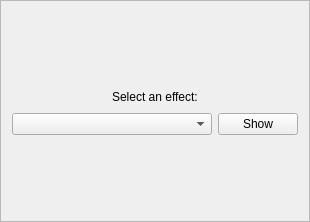
<?xml version="1.0" encoding="UTF-8"?>
<ui version="4.0">
 <class>VstEffectFrame</class>
 <widget class="QFrame" name="VstEffectFrame">
  <property name="geometry">
   <rect>
    <x>0</x>
    <y>0</y>
    <width>285</width>
    <height>222</height>
   </rect>
  </property>
  <property name="maximumSize">
   <size>
    <width>285</width>
    <height>16777215</height>
   </size>
  </property>
  <property name="windowTitle">
   <string>Frame</string>
  </property>
  <property name="frameShape">
   <enum>QFrame::StyledPanel</enum>
  </property>
  <property name="frameShadow">
   <enum>QFrame::Raised</enum>
  </property>
  <layout class="QVBoxLayout" name="verticalLayout">
   <item>
    <spacer name="verticalSpacer">
     <property name="orientation">
      <enum>Qt::Vertical</enum>
     </property>
     <property name="sizeHint" stdset="0">
      <size>
       <width>0</width>
       <height>0</height>
      </size>
     </property>
    </spacer>
   </item>
   <item>
    <layout class="QHBoxLayout" name="horizontalLayout">
     <item>
      <spacer name="horizontalSpacer">
       <property name="orientation">
        <enum>Qt::Horizontal</enum>
       </property>
       <property name="sizeHint" stdset="0">
        <size>
         <width>40</width>
         <height>20</height>
        </size>
       </property>
      </spacer>
     </item>
     <item>
      <widget class="QLabel" name="label">
       <property name="text">
        <string>Select an effect:</string>
       </property>
      </widget>
     </item>
     <item>
      <spacer name="horizontalSpacer_2">
       <property name="orientation">
        <enum>Qt::Horizontal</enum>
       </property>
       <property name="sizeHint" stdset="0">
        <size>
         <width>40</width>
         <height>20</height>
        </size>
       </property>
      </spacer>
     </item>
    </layout>
   </item>
   <item>
    <layout class="QHBoxLayout" name="horizontalLayout_2">
     <item>
      <spacer name="horizontalSpacer_4">
       <property name="orientation">
        <enum>Qt::Horizontal</enum>
       </property>
       <property name="sizeHint" stdset="0">
        <size>
         <width>40</width>
         <height>20</height>
        </size>
       </property>
      </spacer>
     </item>
     <item>
      <widget class="LiveComboBox" name="comboBox_vstSelect">
       <property name="sizePolicy">
        <sizepolicy hsizetype="Maximum" vsizetype="Fixed">
         <horstretch>0</horstretch>
         <verstretch>0</verstretch>
        </sizepolicy>
       </property>
       <property name="minimumSize">
        <size>
         <width>200</width>
         <height>0</height>
        </size>
       </property>
       <property name="maximumSize">
        <size>
         <width>200</width>
         <height>16777215</height>
        </size>
       </property>
      </widget>
     </item>
     <item>
      <widget class="LivePushButton" name="pushButton_show">
       <property name="text">
        <string>Show</string>
       </property>
      </widget>
     </item>
     <item>
      <spacer name="horizontalSpacer_3">
       <property name="orientation">
        <enum>Qt::Horizontal</enum>
       </property>
       <property name="sizeHint" stdset="0">
        <size>
         <width>40</width>
         <height>20</height>
        </size>
       </property>
      </spacer>
     </item>
    </layout>
   </item>
   <item>
    <spacer name="verticalSpacer_2">
     <property name="orientation">
      <enum>Qt::Vertical</enum>
     </property>
     <property name="sizeHint" stdset="0">
      <size>
       <width>0</width>
       <height>0</height>
      </size>
     </property>
    </spacer>
   </item>
  </layout>
 </widget>
 <customwidgets>
  <customwidget>
   <class>LivePushButton</class>
   <extends>QPushButton</extends>
   <header>src/Widgets/livepushbutton.h</header>
  </customwidget>
  <customwidget>
   <class>LiveComboBox</class>
   <extends>QComboBox</extends>
   <header>src/Widgets/livecombobox.h</header>
  </customwidget>
 </customwidgets>
 <resources/>
 <connections/>
</ui>
